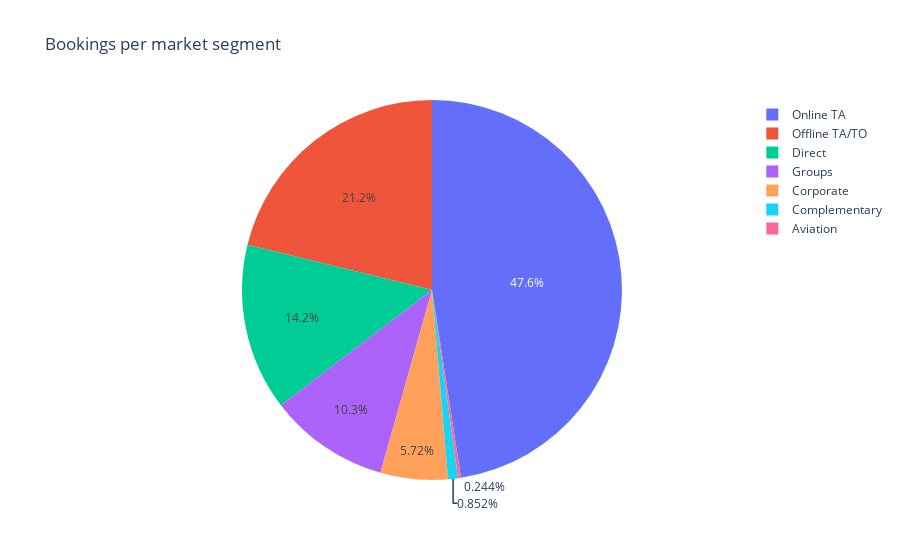

The notebook cell saved with this chart:
### Code cell
# pie plot
px.pie(clean_data,
             values=clean_data['market_segment'].value_counts().values,
             names=clean_data['market_segment'].value_counts().index,
             title="Bookings per market segment")

### Figure 1 — Plotly figure (JSON) as saved in the notebook; plotly's stock layout.template omitted (floating-point values rounded to 4 significant figures)
{"data": [{"domain": {"x": [0, 1], "y": [0, 1]}, "hovertemplate": "label=%{label}<br>value=%{value}<extra></extra>", "labels": ["Online TA", "Offline TA/TO", "Direct", "Groups", "Corporate", "Complementary", "Aviation"], "legendgroup": "", "name": "", "showlegend": true, "type": "pie", "values": [35673, 15880, 10648, 7697, 4291, 639, 183]}], "layout": {"legend": {"tracegroupgap": 0}, "title": {"text": "Bookings per market segment"}}}
